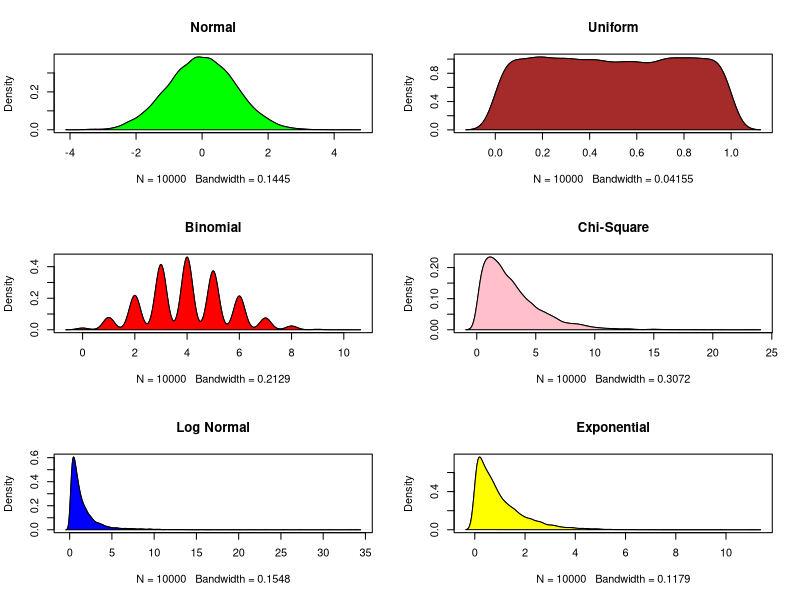

Recreate this plot in R.

distributionPlots = function()

{
  opar = par() 
  par(mfrow=c(3,2))

  xnorm = rnorm(10000) #Gaussian or Normal
  plot(density(xnorm),main="Normal") 
  polygon(density(xnorm),col="green")

  xnorm = runif(10000, min = 0, max = 1) #Uniform
  plot(density(xnorm),main="Uniform") 
  polygon(density(xnorm),col="Brown")

  xnorm = rbinom(10000, size = 10, prob = 0.4) #Binomial
  plot(density(xnorm),main="Binomial") 
  polygon(density(xnorm),col="Red")

  xnorm = rchisq(10000, df = 3) #Pearson or Chi-Square
  plot(density(xnorm),main="Chi-Square") 
  polygon(density(xnorm),col="Pink")

  xnorm = rlnorm(10000, meanlog=0, sdlog=1) #lognormal
  plot(density(xnorm),main="Log Normal") 
  polygon(density(xnorm),col="Blue")

  xnorm = rexp(10000, rate=1) #exponential
  plot(density(xnorm),main="Exponential") 
  polygon(density(xnorm),col="Yellow")

  return()
}

distributionPlots()
